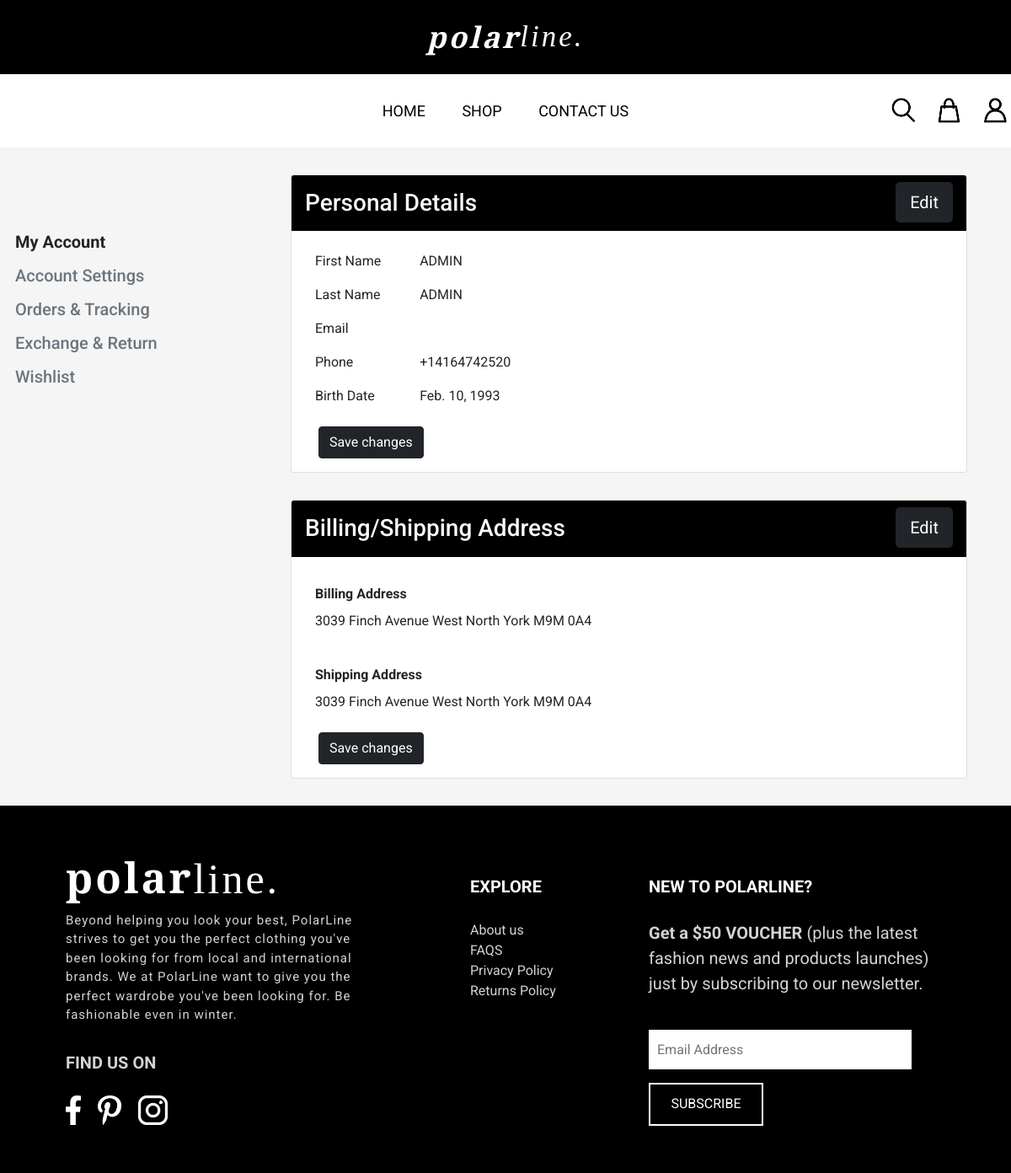
The app's page /account/ (signed in) with its own data.
### home/models.py (models this page shows, shortened)
class Profile(models.Model):
    user = models.OneToOneField(User, on_delete=models.CASCADE)
    phone = PhoneField(blank=True, help_text='Contact phone number')
    birth_date = models.DateField(null=True, blank=True)

class Address(models.Model):
    user = models.OneToOneField(User, on_delete=models.CASCADE)
    billing_address = models.TextField(blank=True)
    shipping_address = models.TextField(blank=True)

### home/views.py (the view)
# urls.py: path('account/', views.account, name='account'),
@login_required
def account(request):
    user = User.objects.get(id=request.user.id)
    return render(request, 'account.html', {
        'user_form': user,
        'profile_form': user.profile,
        'address_form': user.address,
    })

### home/templates/account.html (shortened to what this page needs)
{% extends 'base.html' %}
{% block content %}
{% load static %}
<div class="container py-3">
    <div class="row">
        <div class="col-md-3 px-0" style="padding-top: 5em;">
            <div class="row">
                <h5 class="py-1 fw-bold">My Account</h5>
                <h5 class="py-1 text-muted">Account Settings</h5>
                <h5 class="py-1 text-muted">Orders & Tracking</h5>
                <h5 class="py-1 text-muted">Exchange & Return</h5>
                <h5 class="py-1 text-muted">Wishlist</h5>
            </div>
        </div>
        <div class="col-md-9 p-0">
            <div class="row px-5 py-3">
                <div class="card p-0">
                    <div class="card-header text-light" style="background-color: black;">
                        <div class="row">
                            <div class="col">
                                <h3 class="m-0 py-2">Personal Details</h3>
                            </div>
                            <div class="col d-flex justify-content-end">
                                <form method="POST" action="{% url 'edit_profile' %}">
                                    <button class="btn btn-dark btn-lg" type="submit">Edit</button><br>
                                </form>
                            </div>
                        </div>
                    </div>
                    <div class="card-body mx-3">
                        <form method="POST" action="{% url 'profile' %}">
                            <div class="form-group p-2">
                                <div class="row">
                                    <div class="col-md-2 p-0">
                                        First Name
                                    </div>
                                    <div class="col-md-10 p-0">
                                        {{ user_form.first_name }}
                                    </div>
                                </div>
                            </div>
                            <div class="form-group p-2">
                                <div class="row">
                                    <div class="col-md-2 p-0">
                                        Last Name
                                    </div>
                                    <div class="col-md-10 p-0">
                                        {{ user_form.last_name }}
                                    </div>
                                </div>
                            </div>
                            <div class="form-group p-2">
                                <div class="row">
                                    <div class="col-md-2 p-0">
                                        Email
                                    </div>
                                    <div class="col-md-10 p-0">
                                    </div>
                                </div>
                            </div>
                            <div class="form-group p-2">
                                <div class="row">
                                    <div class="col-md-2 p-0">
                                        Phone
                                    </div>
                                    <div class="col-md-10 p-0">
                                        {{ profile_form.phone }}
                                    </div>
                                </div>
                            </div>
                            <div class="form-group p-2 pb-4">
                                <div class="row">
                                    <div class="col-md-2 p-0">
                                        Birth Date
                                    </div>
                                    <div class="col-md-10 p-0">
                                        {{ profile_form.birth_date }}
                                    </div>
                                </div>
                            </div>
                            <button type="submit" id="btnSubmitProfile" class="btn btn-dark">Save changes</button>
                        </form>
                    </div>
                </div>
            </div>
            <div class="row px-5 py-3">
                <div class="card p-0">
                    <div class="card-header text-light" style="background-color: black;">
                        <div class="row">
                            <div class="col">
                                <h3 class="m-0 py-2">Billing/Shipping Address</h3>
                            </div>
                            <div class="col d-flex justify-content-end">
                                <form method="POST" action="{% url 'edit_address' %}">
                                    <button class="btn btn-dark btn-lg" type="submit">Edit</button><br>
                                </form>
                            </div>
                        </div>
                    </div>
                    <div class="card-body mx-3">
                        <form method="POST" action="{% url 'address' %}">
                            <div class="form-group p-2">
                                <div class="row pb-3">
                                    <div class="row py-2 fw-bold">
                                        Billing Address
                                    </div>
                                    <div class="row">
                                        {{ address_form.billing_address }}
                                    </div>
                                </div>
                            </div>
                            <div class="form-group p-2">
                                <div class="row pb-3">
                                    <div class="row py-2 fw-bold">
                                        Shipping Address
                                    </div>
                                    <div class="row">
                                        {{ address_form.shipping_address }}
                                    </div>
                                </div>
                            </div>
                            <button type="submit" id="btnSubmitBillShipAddr" class="btn btn-dark">Save changes</button>
                        </form>
                    </div>
                </div>
            </div>
        </div>
    </div>
</div>
{% endblock %}

### home/static/home/css/polarline.css (style rules this page uses)
* { font-family: 'Roboto', sans-serif; box-sizing: unset !important; }
body { background-color: whitesmoke !important; margin: 0; padding: 0; }

### records on screen
Profile: phone "+14164742520", birth_date "Feb. 10, 1993"
Address: billing_address "3039 Finch Avenue West North York M9M 0A4", shipping_address "3039 Finch Avenue West North York M9M 0A4"

### other values on screen
{{ user_form.first_name }} "ADMIN"
{{ user_form.last_name }} "ADMIN"
